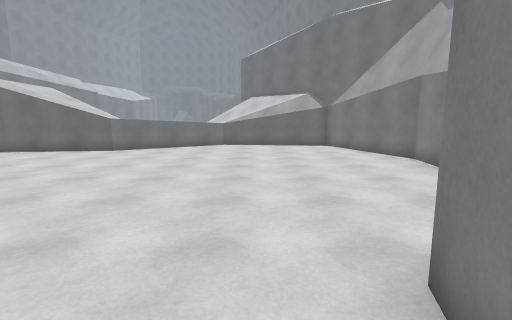
View 1 (above)

14 first-person views from a walk through a Unity game level. The camera is 1.5 m above the floor, tilts 8° down and sees 85° across. The floor is counted in squares, 1 m on a side. Each view is taken from the middle of a square. On the plan, view 1 faces up. The plan holds only what a view shows up to about 14 squares ahead; the rest is blank. The place goes on beyond the plan. Some animated figures are left out.

View 2
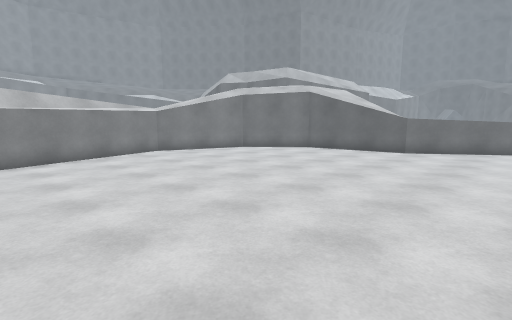

View 3
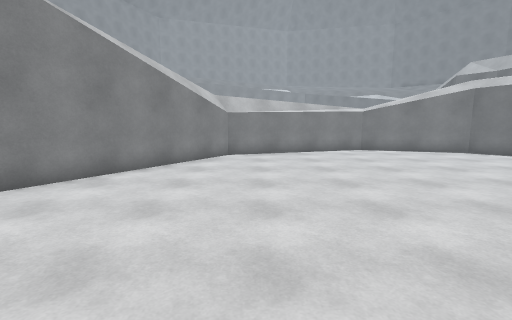

View 4
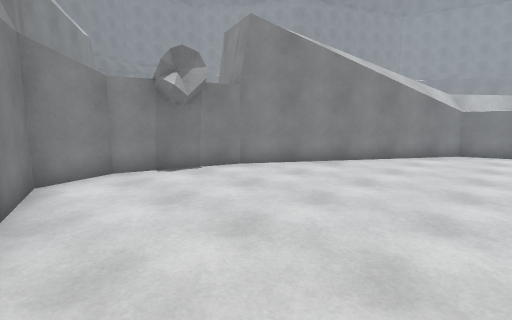

View 5
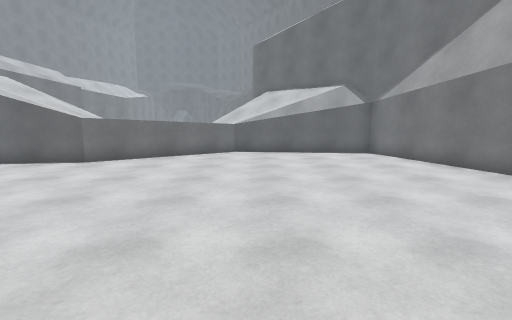

View 6
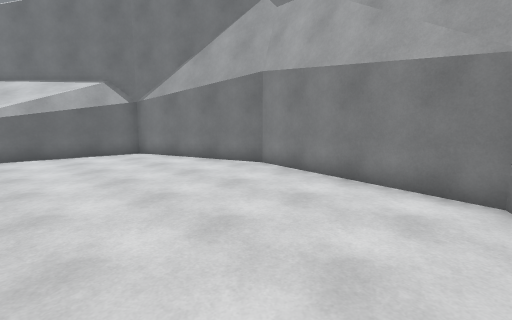

View 7
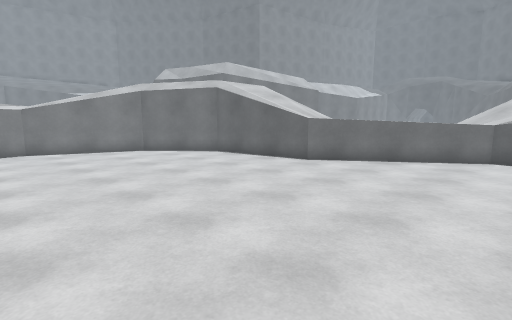

View 8
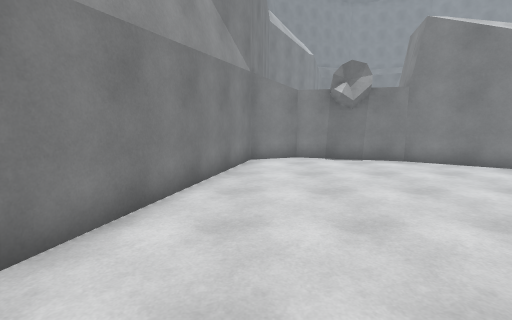

View 9
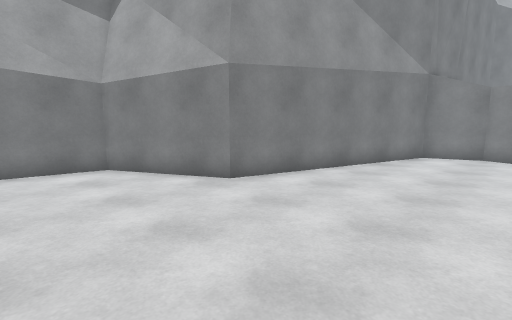

View 10
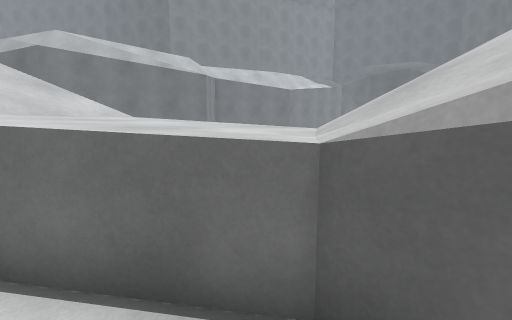

View 11
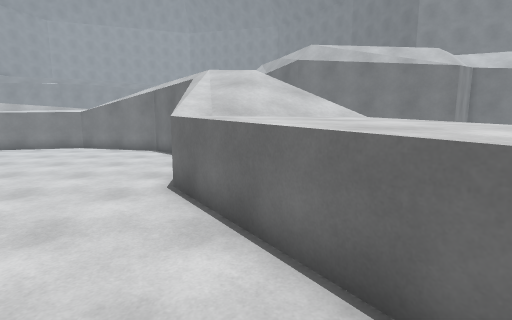

View 12
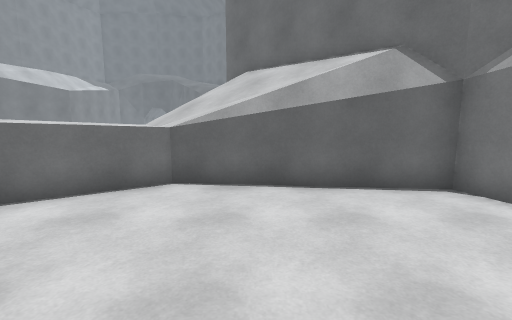

View 13
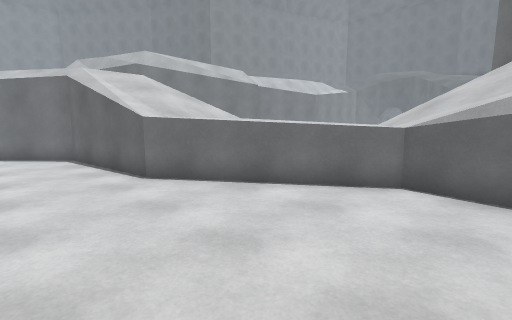

View 14
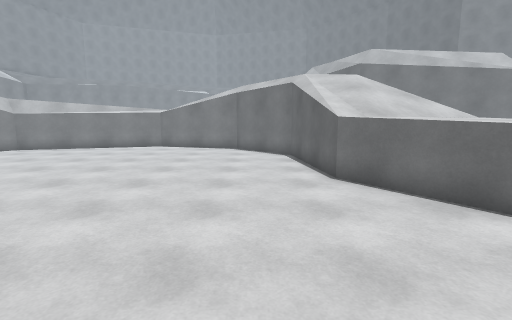

### Floor plan
Key: @ floor where view 1 was taken; # wall or solid block; . floor; ^ raised ledge.
Columns run from 17 left of view 1 to 6 right of it. Each row starts with its distance up from view 1.
 20            ^^^^
 19         ^^^^^^^^
 18         ^^^^^^^^^###
 17          ^^^^^^....####
 16          ^^^^.........#
 15          ^^^..........##
 14     #####^^............#
 13    ##..................#
 12   ##...................#
 11  ##....................#
 10  #.....................#
  9  #.....................#
  8  #.....................#
  7 ##.....................#
  6 #......................#
  5 ##.....................#
  4  #....................##
  3  #..................###
  2  ##................##
  1   #...............##
  0   #..............@#
 -1   ###.............#
 -2     ##............#
 -3      ###.........##
 -4        ##........#
 -5         ###......#
 -6           ####.###
 -7              ###

Where each view was taken, in squares from view 1:
view 1: 0 up, 0 right, facing up
view 2: 0 up, 3 left, facing up-left
view 3: 1 up, 2 left, facing left
view 4: 2 up, 0 right, facing down-left
view 5: 4 up, 1 left, facing up
view 6: 4 up, 1 left, facing up-right
view 7: 5 up, 1 left, facing up-left
view 8: 5 up, 1 left, facing down
view 9: 7 up, 4 left, facing down-right
view 10: 16 up, 1 left, facing up-left
view 11: 16 up, 1 left, facing left
view 12: 11 up, 0 right, facing up
view 13: 11 up, 0 right, facing up-left
view 14: 12 up, 0 right, facing left
